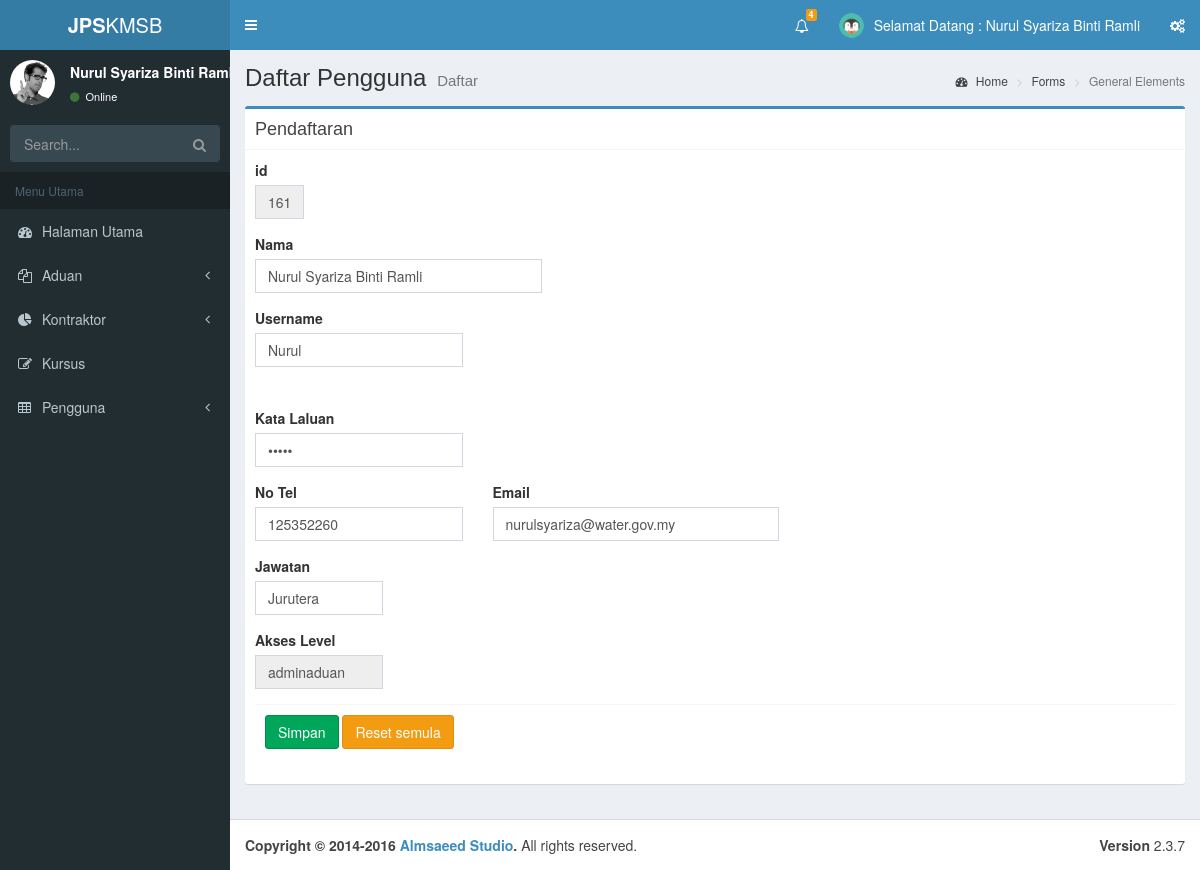
/pages/user_edit.php (signed in), run on the app's committed database.
### tables this page shows
CREATE TABLE `users` (
  `usersId` int(11) NOT NULL,
  `userFname` varchar(200) DEFAULT NULL,
  `userName` varchar(50) DEFAULT NULL,
  `usersTel` int(15) DEFAULT NULL,
  `usersEmail` varchar(100) DEFAULT NULL,
  `usersPassword` varchar(20) DEFAULT NULL,
  `UserJawatan` varchar(20) NOT NULL,
  `userRole` varchar(165) NOT NULL,
  `userPIC` varchar(250) NOT NULL
);

### pages/user_edit.php (the view, shortened to what this page needs)
<?php
$userFname = $_SESSION['sess_userFirstName'];
?>
<?php require_once('../Connections/dbconn.php'); ?>
<?php
if (!function_exists("GetSQLValueString")) {
  function GetSQLValueString($theValue, $theType, $theDefinedValue = "", $theNotDefinedValue = "")
  {
    $theValue = function_exists("mysql_real_escape_string") ? mysql_real_escape_string($theValue) : mysql_escape_string($theValue);
    switch ($theType) {
      case "text":
      $theValue = ($theValue != "") ? "'" . $theValue . "'" : "NULL";
      break;
    }
    return $theValue;
  }
}
$editFormAction = $_SERVER['PHP_SELF'];
if (isset($_SERVER['QUERY_STRING'])) {
  $editFormAction .= "?" . htmlentities($_SERVER['QUERY_STRING']);
}
$colname_userviewid = "-1";
$query_userviewid = sprintf("SELECT * FROM users WHERE userFname = '$userFname'", GetSQLValueString($colname_userviewid, "text"));
$userviewid = mysql_query($query_userviewid, $dbconn) or die(mysql_error());
$row_userviewid = mysql_fetch_assoc($userviewid);
?>
<!DOCTYPE html>
<html>
<head>
  <link rel="stylesheet" href="../assets/bootstrap/css/bootstrap.min.css">
  <link rel="stylesheet" href="https://cdnjs.cloudflare.com/ajax/libs/font-awesome/4.5.0/css/font-awesome.min.css">
  <link rel="stylesheet" href="https://cdnjs.cloudflare.com/ajax/libs/ionicons/2.0.1/css/ionicons.min.css">
  <link rel="stylesheet" href="../assets/dist/css/AdminLTE.min.css">
  <link rel="stylesheet" href="../assets/dist/css/skins/_all-skins.min.css">
</head>
<body class="hold-transition skin-blue sidebar-mini">
  <div class="wrapper">
    <?php include '../include/headers.php';?>
    <aside class="main-sidebar">
      <section class="sidebar">
        <?php include '../pages/authmenu.php';?>
      </section>
    </aside>
    <div class="content-wrapper">
      <section class="content-header">
        <h1>
          Daftar Pengguna
          <small>Daftar</small>
        </h1>
        <ol class="breadcrumb">
          <li><a href="#"><i class="fa fa-dashboard"></i> Home</a></li>
          <li><a href="#">Forms</a></li>
          <li class="active">General Elements</li>
        </ol>
      </section>
      <section class="content">
        <div class="row">
          <div class="col-xs-12">
            <div class="box box-primary">
              <div class="box-header with-border">
                <h3 class="box-title">Pendaftaran</h3>
              </div>
              <form method="POST" action="<?php echo $editFormAction; ?>" role="form" name="formUser" class="form-horizontal">
                <div class="box-body">
                <div class="form-group">
                  <div class="col-md-1">
                    <label>id</label>
                    <input name="id" class="form-control" value="<?php echo $row_userviewid['usersId']; ?>" readonly>
                  </div>
                </div>
                <div class="form-group">
                  <div class="col-md-4">
                    <label>Nama</label>
                    <input class="form-control" name="nama" value="<?php echo $row_userviewid['userFname']; ?>">
                  </div>
                </div>
                <div class="form-group">
                  <div class="col-md-3">
                    <div id="frmCheckUsername">
                      <label>Username</label>
                      <input class="form-control" name="username" type="text" id="username" class="demoInputBox" onBlur="checkAvailability()" value="<?php echo $row_userviewid['userName']; ?>">
                    </div>
                  </div>
                </div>
                <div class="form-group">
                  <div class="col-md-4">
                  </div>
                </div>
                <div class="form-group">
                  <div class="col-md-3">
                    <label>Kata Laluan</label>
                    <input class="form-control" placeholder="Sila masukkan kata laluan" name="password" type="password" value="<?php echo $row_userviewid['usersPassword']; ?>">
                  </div>
                </div>
                <div class="form-group">
                  <div class="col-md-3">
                    <label>No Tel</label>
                    <input  name="notel" type="text" class="form-control" placeholder="xxx-xxxxxxx" value="<?php echo $row_userviewid['usersTel']; ?>">
                  </div>
                  <div class="col-md-4">
                    <label>Email</label>
                    <input name="email" type="email" class="form-control"  placeholder="jps@jps.com.my" value="<?php echo $row_userviewid['usersEmail']; ?>">
                  </div>
                </div>
                <div class="form-group">
                  <div class="col-md-2">
                    <label>Jawatan</label>
                    <input name="jawatan" class="form-control" value="<?php echo $row_userviewid['UserJawatan']; ?>">
                  </div>
                </div>
                <div class="form-group">
                  <div class="col-md-2">
                    <label>Akses Level</label>
                    <input name="group" class="form-control" class="form-control" value="<?php echo $row_userviewid['userRole']; ?>" readonly>
                  </div>
                </div>
                <div class="box-footer">
                <div class="form-group">
                  <div class="col-md-4">
                    <button type="submit" class="btn btn-success">Simpan</button>
                    <button type="reset" class="btn btn-warning">Reset semula</button>
                  </div>
                </div>
              </div>
            </div>
              </form>
            </div>
          </div>
        </div>
      </section>
    </div>
    <footer class="main-footer">
      <div class="pull-right hidden-xs">
        <b>Version</b> 2.3.7
      </div>
      <strong>Copyright &copy; 2014-2016 <a href="http://almsaeedstudio.com">Almsaeed Studio</a>.</strong> All rights
      reserved.
    </footer>
  </div>
</body>
</html>

### data on the page
users: id "161", nama "Nurul Syariza Binti Ramli", username "Nurul", notel "125352260", email "nurulsyariza@water.gov.my", jawatan "Jurutera", group "adminaduan"

### other printed values
$totalRows_aduanview2 "4"
$_SESSION['sess_userFirstName'] "Nurul Syariza Binti Ramli"
$_SESSION['sess_userFirstName'] "Nurul Syariza Binti…"
